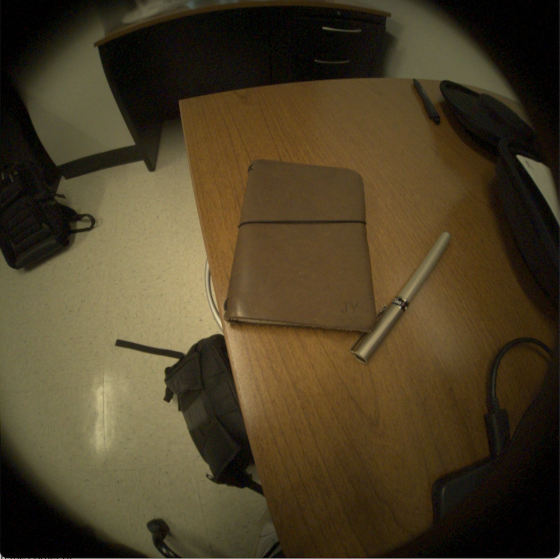
#> input picture aria_ai_caption/test_programs/image.png, 1120 x 1118 px (shown at 1/2 size)
$ python llava_test.py
#> lines starting #> are read from the running program, lines starting #| are printed output that depends on the picture
#Tests LLaVA AI model on local device by captioning imported image
import base64
from PIL import Image
import io
from ollama import Client
import time

start_time = time.time()
image_load_start = time.time()
# Load image
image_path = "image.png"
image = Image.open(image_path).convert("RGB")
resized_image = image.resize((256, 256))
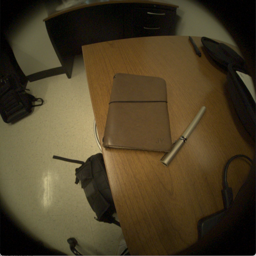
#> resized_image: PIL image 256x256 RGB; mean R, G, B 75.3, 62.9, 38.1

# Convert to base64-encoded PNG
buffered = io.BytesIO()
resized_image.save(buffered, format="PNG")
image_bytes = buffered.getvalue()
image_b64 = base64.b64encode(image_bytes).decode('utf-8')

image_load_time = time.time() - image_load_start
print(f"Image load Duration: {image_load_time:.2f} seconds")
caption_load_start = time.time()

# Initialize Ollama client
#> (the run stopped early here; a loop or call above may not have finished)
